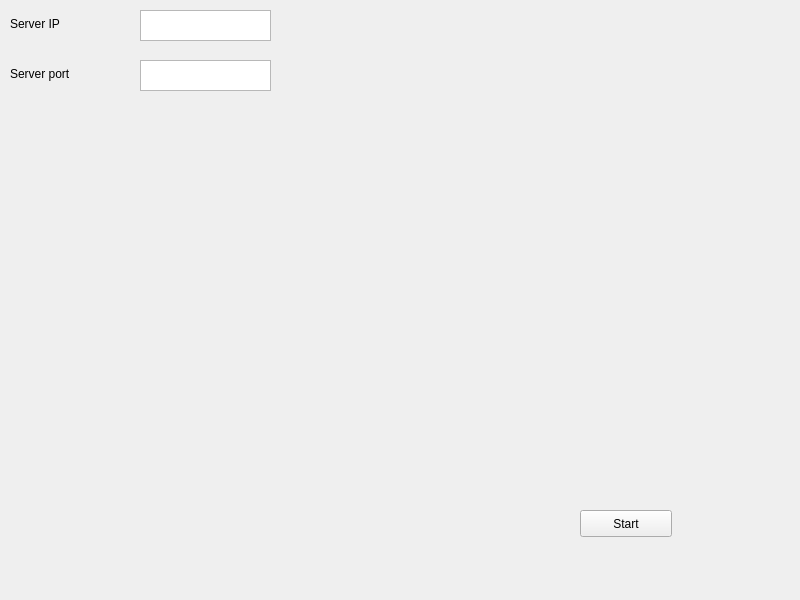
<?xml version="1.0" encoding="UTF-8"?>
<ui version="4.0">
 <class>MainWindow</class>
 <widget class="QMainWindow" name="MainWindow">
  <property name="geometry">
   <rect>
    <x>0</x>
    <y>0</y>
    <width>800</width>
    <height>600</height>
   </rect>
  </property>
  <property name="windowTitle">
   <string>MainWindow</string>
  </property>
  <widget class="QWidget" name="centralwidget">
   <widget class="QPushButton" name="startButton">
    <property name="geometry">
     <rect>
      <x>580</x>
      <y>510</y>
      <width>92</width>
      <height>27</height>
     </rect>
    </property>
    <property name="sizePolicy">
     <sizepolicy hsizetype="Expanding" vsizetype="Expanding">
      <horstretch>0</horstretch>
      <verstretch>0</verstretch>
     </sizepolicy>
    </property>
    <property name="text">
     <string>Start</string>
    </property>
   </widget>
   <widget class="QTextEdit" name="serverIp">
    <property name="geometry">
     <rect>
      <x>140</x>
      <y>10</y>
      <width>131</width>
      <height>31</height>
     </rect>
    </property>
   </widget>
   <widget class="QLabel" name="ipLabel">
    <property name="geometry">
     <rect>
      <x>10</x>
      <y>10</y>
      <width>119</width>
      <height>27</height>
     </rect>
    </property>
    <property name="text">
     <string>Server IP</string>
    </property>
   </widget>
   <widget class="QLabel" name="portLabel">
    <property name="geometry">
     <rect>
      <x>10</x>
      <y>60</y>
      <width>119</width>
      <height>27</height>
     </rect>
    </property>
    <property name="text">
     <string>Server port</string>
    </property>
   </widget>
   <widget class="QTextEdit" name="serverIp_2">
    <property name="geometry">
     <rect>
      <x>140</x>
      <y>60</y>
      <width>131</width>
      <height>31</height>
     </rect>
    </property>
   </widget>
  </widget>
  <widget class="QMenuBar" name="menubar">
   <property name="geometry">
    <rect>
     <x>0</x>
     <y>0</y>
     <width>800</width>
     <height>25</height>
    </rect>
   </property>
  </widget>
 </widget>
 <resources/>
 <connections/>
</ui>
